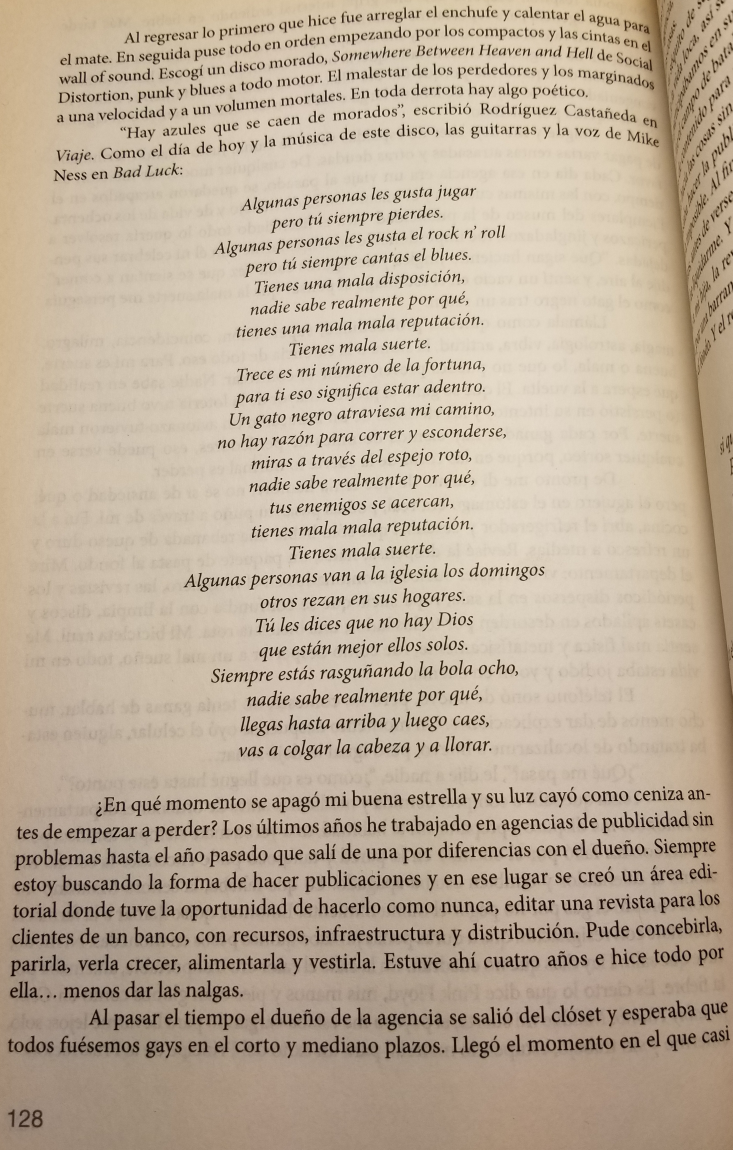
#> input picture ImagenesProyecto/Texto Luz Calida.jpg, 2198 x 3449 px, found by its file name (shown at 1/3 size)
$ python pPruebas.py
#> lines starting #> are read from the running program, lines starting #| are printed output that depends on the picture; after the words box and inside, x2 and y2 are one past the last pixel; in counts of white or black regions, pixels touching at a corner belong together
### udF2.py
import numpy as np
import cv2
from matplotlib import pyplot as pltform
import random
import time
import math
class MyClass(object):
    # [6 lines left out: function __init__, not called in this run]


    ######################Binarizacion de imagen#####################

###################### Binarización de la imagen #####################

def avgF(img, ventana):
    new_image = cv2.blur(img,(ventana, ventana))
    return new_image

def imgRS(img, factor):
#> called with factor = 0.5
    scale_percent = factor # percent of original size
    h,w= img.shape
#> h = 3449; w = 2198
    width = int(w * scale_percent )
#> width = 1099
    height = int(h * scale_percent )
#> height = 1724
    dim = (width, height)
#> dim = (1099, 1724)
    resized = cv2.resize(img, dim, interpolation = cv2.INTER_AREA)
    return resized

def niblack(img, ventana, k):
#> called with ventana = 65, k = -2
    rad = int((ventana-1)/2)
    img = np.pad(img,rad,'constant', constant_values=(0,0))
#> img: shape (1788, 1163)
    h,w= img.shape
#> h = 1788; w = 1163
    imgBas = np.zeros((h, w))
    resultado = np.zeros((h, w))

    mean = avgF(img,ventana)
    mean2 = np.multiply(mean,mean)
    imgBas = np.multiply(img,img)
    meanSquare = avgF(imgBas,ventana)
#> call 2 of avgF, with ventana = 65
#> in avgF (call 2), `new_image = cv2.blur(img,(ventana, ventana))`:
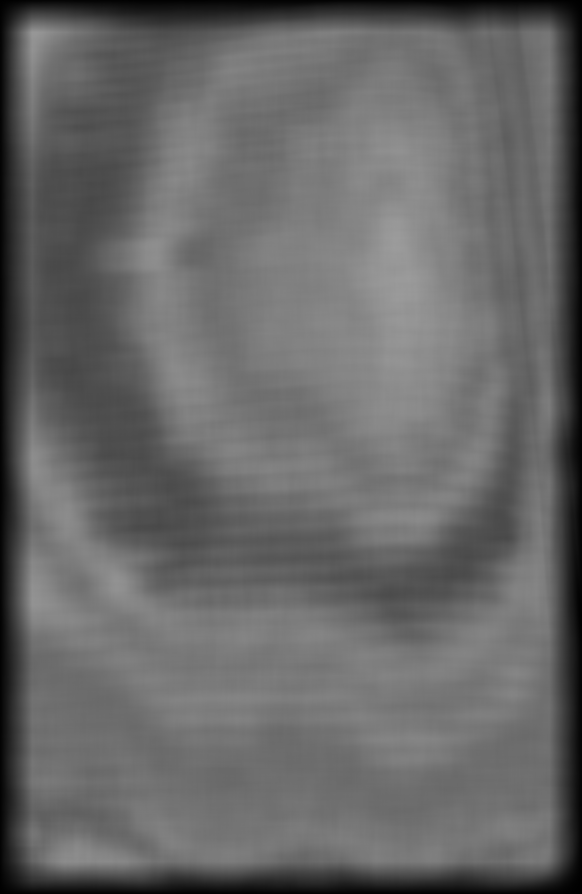
#> new_image: shape (1788, 1163) (shown at 1/2 size); min 0, max 156, mean 103.3
    imgBas = np.subtract(meanSquare, mean2)
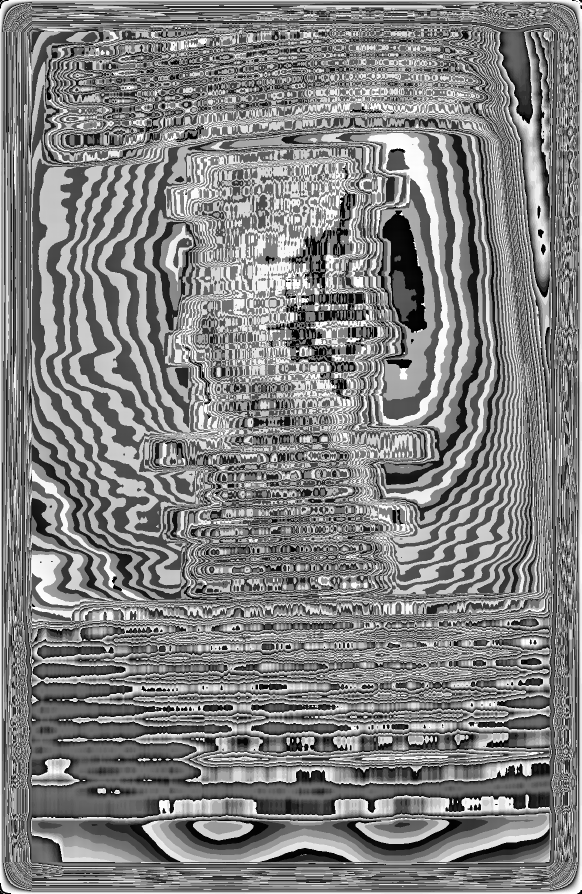
#> imgBas: shape (1788, 1163) (shown at 1/2 size); min 0, max 255, mean 128.9
    deviation = np.sqrt(imgBas)
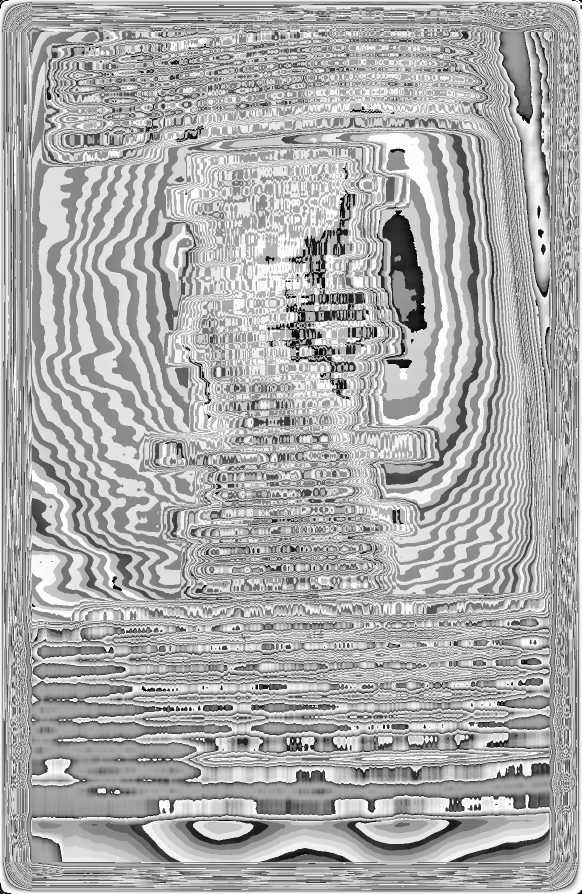
#> deviation: shape (1788, 1163) float16 (shown at 1/2 size); min 0, max 15.97, mean 10.73; drawn with min black and max white

    for i in range(h):
        for j in range(w):
            Comparison = mean[i,j] + k*deviation[i,j]
            if img[i][j] > Comparison:
                resultado[i,j] = 255
            else:
                resultado[i,j] = 0
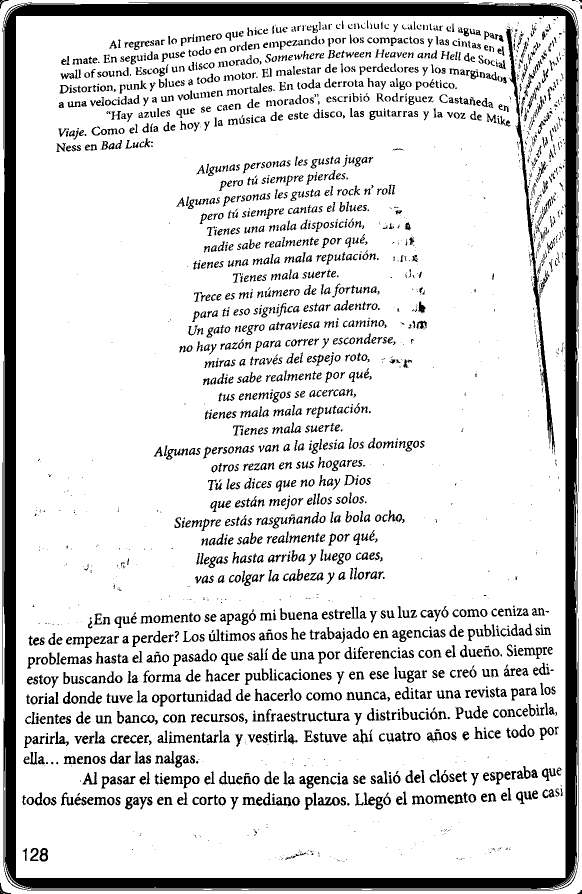
#> resultado: shape (1788, 1163) float64 (shown at 1/2 size); 85.3% white; 2803 black regions (946 under 20 px), largest, box (x1, y1, x2, y2) and area: (7, 7, 1156, 1779) 128394, (1012, 57, 1110, 905) 5438, (6, 1237, 1157, 1782) 2073

    return resultado

def invert(img):
    h,w= img.shape
#> h = 1788; w = 1163
    resultado = np.zeros((h,w))
    for i in range(h):
        for j in range(w):
            if img[i][j] > 128:
                resultado[i,j] = 0
            else:
                resultado[i,j] = 255
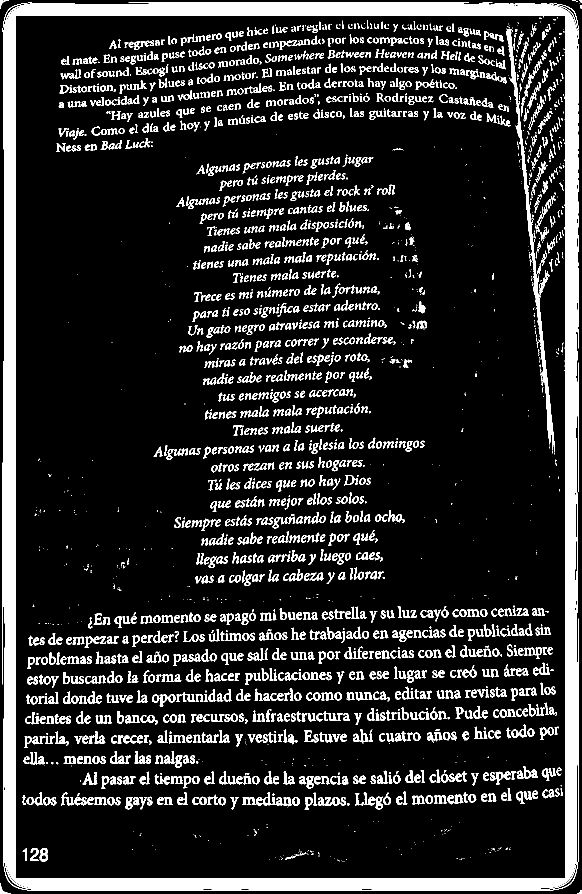
#> resultado: shape (1788, 1163) float64 (shown at 1/2 size); 14.7% white; 2803 white regions (946 under 20 px), largest, box (x1, y1, x2, y2) and area: (7, 7, 1156, 1779) 128394, (1012, 57, 1110, 905) 5438, (6, 1237, 1157, 1782) 2073

    return resultado

def getImgBk(img,ventana):
#> called with ventana = 65
    h,w= img.shape
#> h = 1788; w = 1163
    h2 = h+1-ventana
#> h2 = 1724
    w2 = w+1-ventana
#> w2 = 1099
    rad = int((ventana-1)/2)
    imgA = np.zeros((h2,w2))

    for i in range(h):
        for j in range(w):
            if ((i > rad-1 and j > rad-1 and i < h-rad and j < w-rad) and img[i,j] > 0):
                imgA[i-rad][j-rad] = img[i,j]
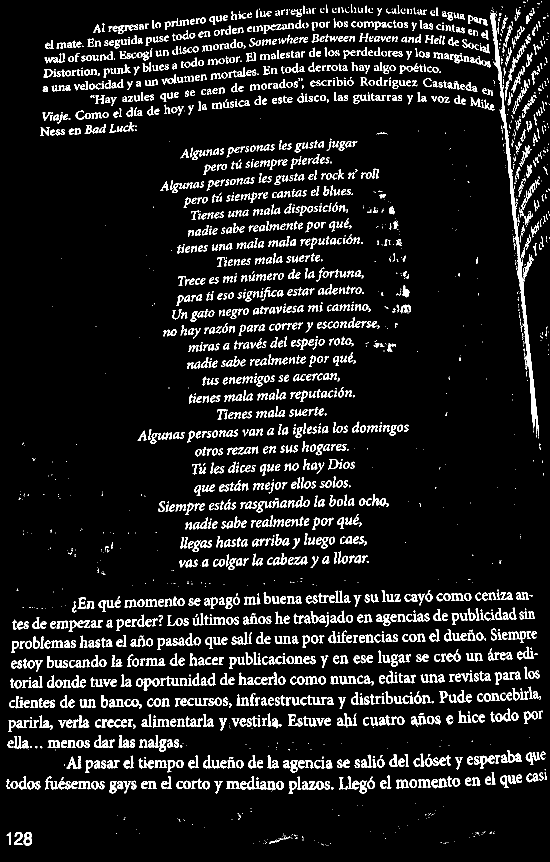
#> imgA: shape (1724, 1099) float64 (shown at 1/2 size); 9% white; 2757 white regions (929 under 20 px), largest, box (x1, y1, x2, y2) and area: (980, 25, 1078, 873) 5438, (604, 1562, 648, 1580) 423, (300, 865, 344, 887) 345

    return imgA

# [58 lines left out: functions unNiblack, cincoNiblack, imgSynth, not called in this run]

######################Busqueda de objetos y caracteristicas#####################

def objSrch2(img):
    img = np.pad(img,1,'constant', constant_values=(0,0)) #Padding
#> img: shape (1726, 1101) float64; 9% white; 2757 white regions (929 under 20 px), largest, box (x1, y1, x2, y2) and area: (981, 26, 1079, 874) 5438, (605, 1563, 649, 1581) 423, (301, 866, 345, 888) 345
    h,w = img.shape
#> h = 1726
    objectCount = 1
    depthCounter = 0
    limit = 30000
    objMtx = np.zeros((h,w)) #Matriz para mapeado de objetos
    for i in range(h):
        for j in range(w):
            if img[i,j] != 0 and objMtx[i,j] == 0:
                depthCounter = 0
                objMtx, depthCounter = objectFinder(img,objectCount,i,j,objMtx,depthCounter,limit)
                objectCount = objectCount + 1
#> this loop made 1726 passes
#| N de objetos encontrados = 2758
    return objMtx, objectCount

def objectFinder(img,tag,i,j,objFnd,depthCounter,limit):
    h,w = img.shape
    depthCounter = depthCounter + 1
    objFnd[i,j] = tag
    if(img[i+1,j] != 0 and objFnd[i+1,j] == 0) and depthCounter < limit: #
        objFnd,depthCounter = objectFinder(img,tag,i+1,j,objFnd,depthCounter,limit)
    if(img[i+1,j-1] != 0 and objFnd[i+1,j-1] == 0) and depthCounter < limit: #
        objFnd,depthCounter = objectFinder(img,tag,i+1,j-1,objFnd,depthCounter,limit)
    if(img[i+1,j+1] != 0 and objFnd[i+1,j+1] == 0) and depthCounter < limit:#
        objFnd,depthCounter = objectFinder(img,tag,i+1,j+1,objFnd,depthCounter,limit)
    if(img[i,j-1] != 0 and objFnd[i,j-1] == 0) and depthCounter < limit: #
        objFnd,depthCounter = objectFinder(img,tag,i,j-1,objFnd,depthCounter,limit)
    if(img[i,j+1] != 0 and objFnd[i,j+1] == 0) and depthCounter < limit: #
        objFnd,depthCounter = objectFinder(img,tag,i,j+1,objFnd,depthCounter,limit)
    if(img[i-1,j+1] != 0 and objFnd[i-1,j+1] == 0) and depthCounter < limit:
        objFnd,depthCounter = objectFinder(img,tag,i-1,j+1,objFnd,depthCounter,limit)
    if(img[i-1,j] != 0 and objFnd[i-1,j] == 0) and depthCounter < limit:
        objFnd,depthCounter = objectFinder(img,tag,i-1,j,objFnd,depthCounter,limit)
    if(img[i-1,j-1] != 0 and objFnd[i-1,j-1] == 0) and depthCounter < limit:
        objFnd,depthCounter = objectFinder(img,tag,i-1,j-1,objFnd,depthCounter,limit)
    depthCounter = depthCounter - 1

    return objFnd, depthCounter #subFunción de objSrch2

def boxing(objMtx,objNums):
#> called with objNums = 2758
    h,w = objMtx.shape
    objsBxd = np.zeros((objNums + 1,4)) # Filas arriba, Fila abajo, Columna izq, Columna derecha en orden de las columnas 0 -> 3
    for i in range(h):
        for j in range(w):
            if objMtx[i,j] != 0:
                index = int(objMtx[i,j])
                if objsBxd[index,0] == 0:
                    objsBxd[index,0] = i #posicion para i mas chica
                    objsBxd[index,2] = j#posicion para j mas chica
                else:
                    if i > objsBxd[index,1]:
                        objsBxd[index,1] = i #Posicion para i mas grande
                    if j > objsBxd[index,3]:
                        objsBxd[index,3] = j #posicion para j mas grande
                    elif j < objsBxd[index,2]:
                        objsBxd[index,2] = j#posicion para j mas chica
    return objsBxd

def boxCleaning(boxesLst,img):
    h,w = img.shape
    a,b = boxesLst.shape
    realBoxes = np.zeros((a,b))
    cE = 0 #contador extra
    for i in range(a):
        if(boxesLst[i,2] < w and boxesLst[i,3] < w and boxesLst[i,0] < h and boxesLst[i,1] < h ): #Que no se pase arriba
            if(boxesLst[i,2] >0 and boxesLst[i,3] >0 and boxesLst[i,0] >0 and boxesLst[i,1] >0 ): #que no se pase abajo
                realBoxes[cE,0] = boxesLst[i,0]
                realBoxes[cE,1] = boxesLst[i,1]
                realBoxes[cE,2] = boxesLst[i,2]
                realBoxes[cE,3] = boxesLst[i,3]
                cE = cE + 1

    return realBoxes #esto quita casos extraños donde se apuntaba a posiciones extrañas de la imagen.

# [6 lines left out: function POOtransition, not called in this run]

######################Efectos visuales#####################

def rgbObjColor(objMtx,objCount):
#> called with objCount = 2759
    h,w = objMtx.shape
    imgF = np.zeros((h,w,3), np.uint8)
    saturation = np.zeros((objCount + 1,3))
    for i in range(objCount + 1):
        if(i > 0):
            saturation[i,0] = random.randint(0,253)
            saturation[i,1] = random.randint(0,253)
            saturation[i,2] = random.randint(0,253)

    for i in range(h):
        for j in range(w):
            a = int(objMtx[i,j])
            imgF[i,j,0] = saturation[a,0]
            imgF[i,j,1] = saturation[a,1]
            imgF[i,j,2] = saturation[a,2]
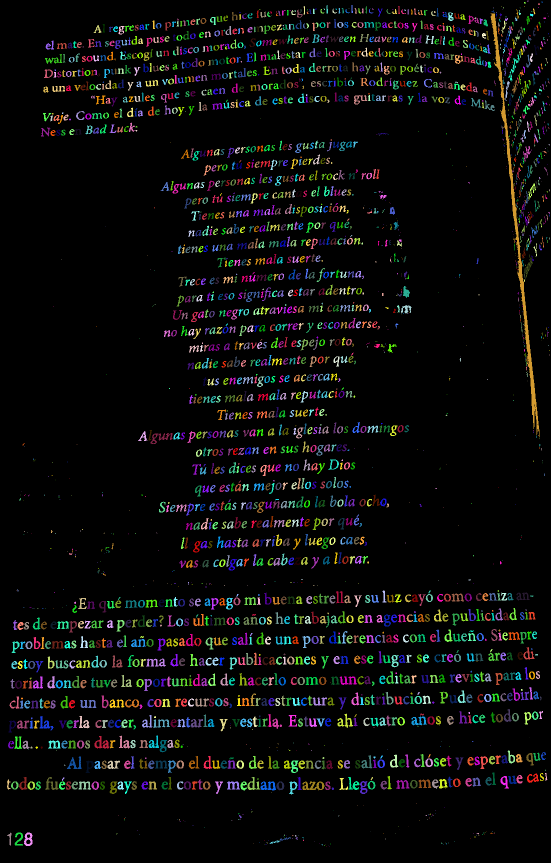
#> imgF: shape (1726, 1101, 3) (shown at 1/2 size); mean of channels 0, 1, 2 11.1, 11.7, 11.5; drawn as B, G, R

    return imgF

def DrawSq(img,cajas):
    l = len(cajas)
    l = int(l)
    h,w,z = img.shape
    a = l
    color = (0,255,0)
    for i in range(a):
        p1 = (cajas[i].xmin, cajas[i].ymin)#Noreste
        p2 = (cajas[i].xmax, cajas[i].ymin)#Noroesste
        p3 = (cajas[i].xmin, cajas[i].ymax)#Sureste
        p4 = (cajas[i].xmax, cajas[i].ymax)#Suroeste
        img = cv2.line(img, p1,p2 , color, 1)
        img = cv2.line(img, p1,p3 , color, 1)
        img = cv2.line(img, p2,p4 , color, 1)
        img = cv2.line(img, p3,p4 , color, 1)

    return img

### pPruebas.py
import cv2
import numpy as np
import udF2
import time
import sys
import matplotlib.pyplot as plt
sys.setrecursionlimit(350000)

start_time = time.time()

    #-Obtención de la imagen de prueba

img = cv2.imread('/home/david/Escritorio/ImagenesPrueba/Texto Luz Calida.jpg',0)
img = udF2.imgRS(img,0.5) #Este resize está solo para hacer más rápidas las pruebas.

    #-Binarización de la imagen

        #Un solo niblack
winSize = 65
img1 = udF2.niblack(img, winSize, -2)
print("Niblack done")
print("--- %s seconds ---" % (time.time() - start_time))
img1 = udF2.invert(img1)
print("Invert done")
print("--- %s seconds ---" % (time.time() - start_time))

img1 = udF2.getImgBk(img1, winSize)
print("getBack done")
print("--- %s seconds ---" % (time.time() - start_time))

        # [14 lines of commented-out code are left out]

objMtx, nObj = udF2.objSrch2(img1)
print("N de objetos encontrados =",nObj)
print("objTag done")
print("--- %s seconds ---" % (time.time() - start_time))

        #Boxing de OBJETOS

boxesLst = udF2.boxing(objMtx, nObj)
boxesLst = udF2.boxCleaning(boxesLst,img1)
print("Boxing done")
print("--- %s seconds ---" % (time.time() - start_time))

        #Medidas estadísticas

    #Efectos visuales
h,w = boxesLst.shape
imgColored = udF2.rgbObjColor(objMtx,h)
print("Coloring done")
print("--- %s seconds ---" % (time.time() - start_time))

#> (the run stopped early here; a loop or call above may not have finished)
